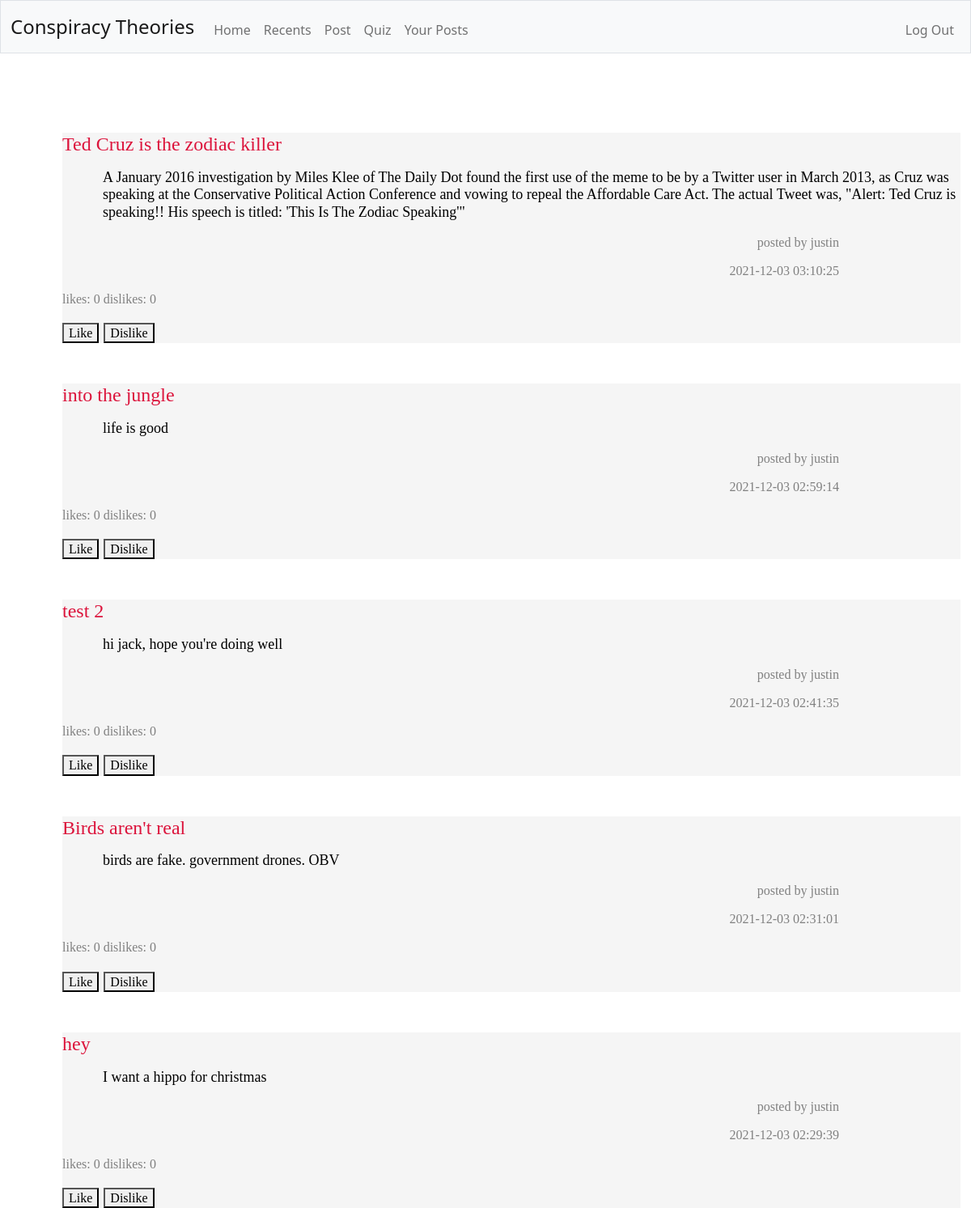
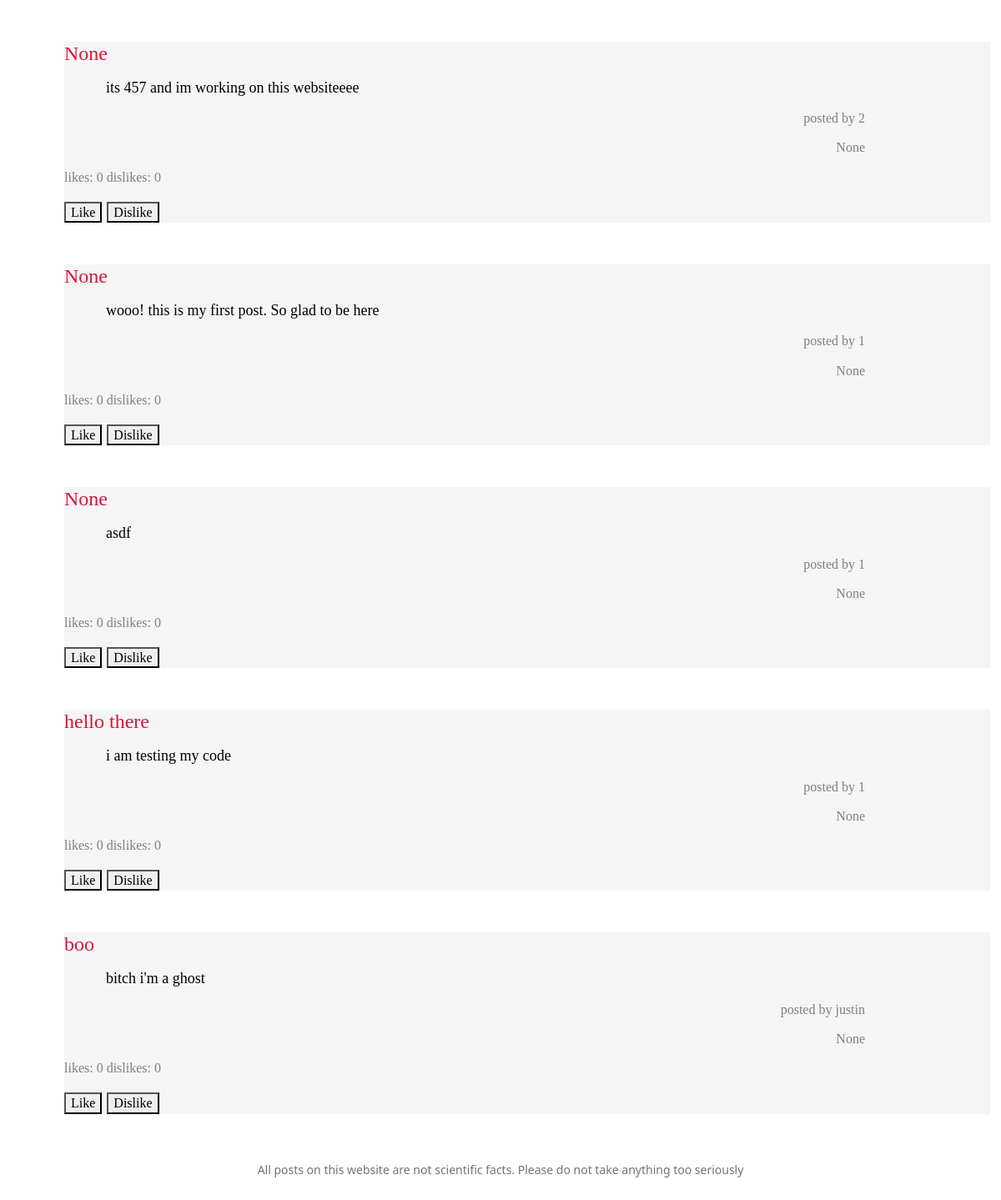
The app's page /recents (signed in), older data (2 pictures, top to bottom).
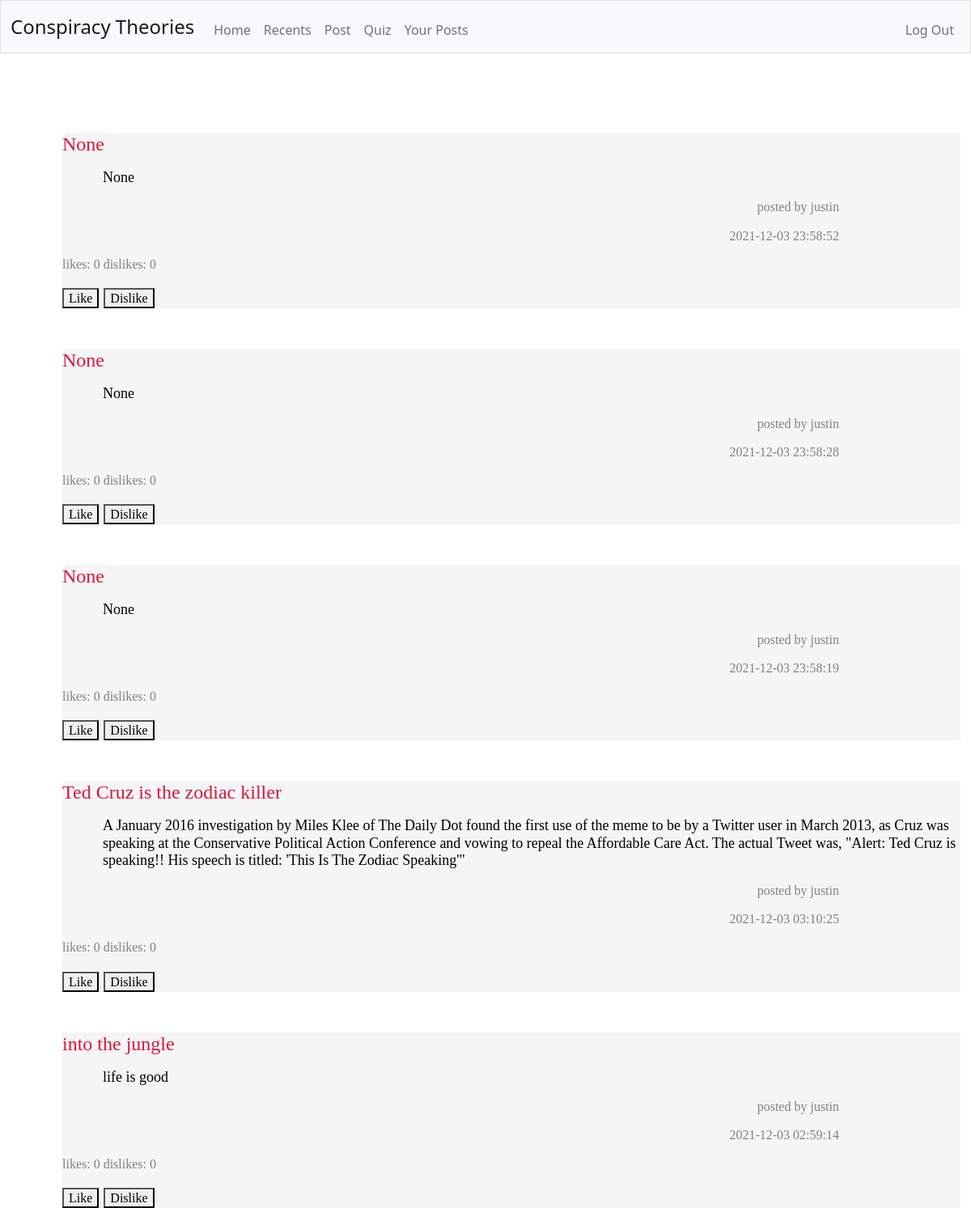
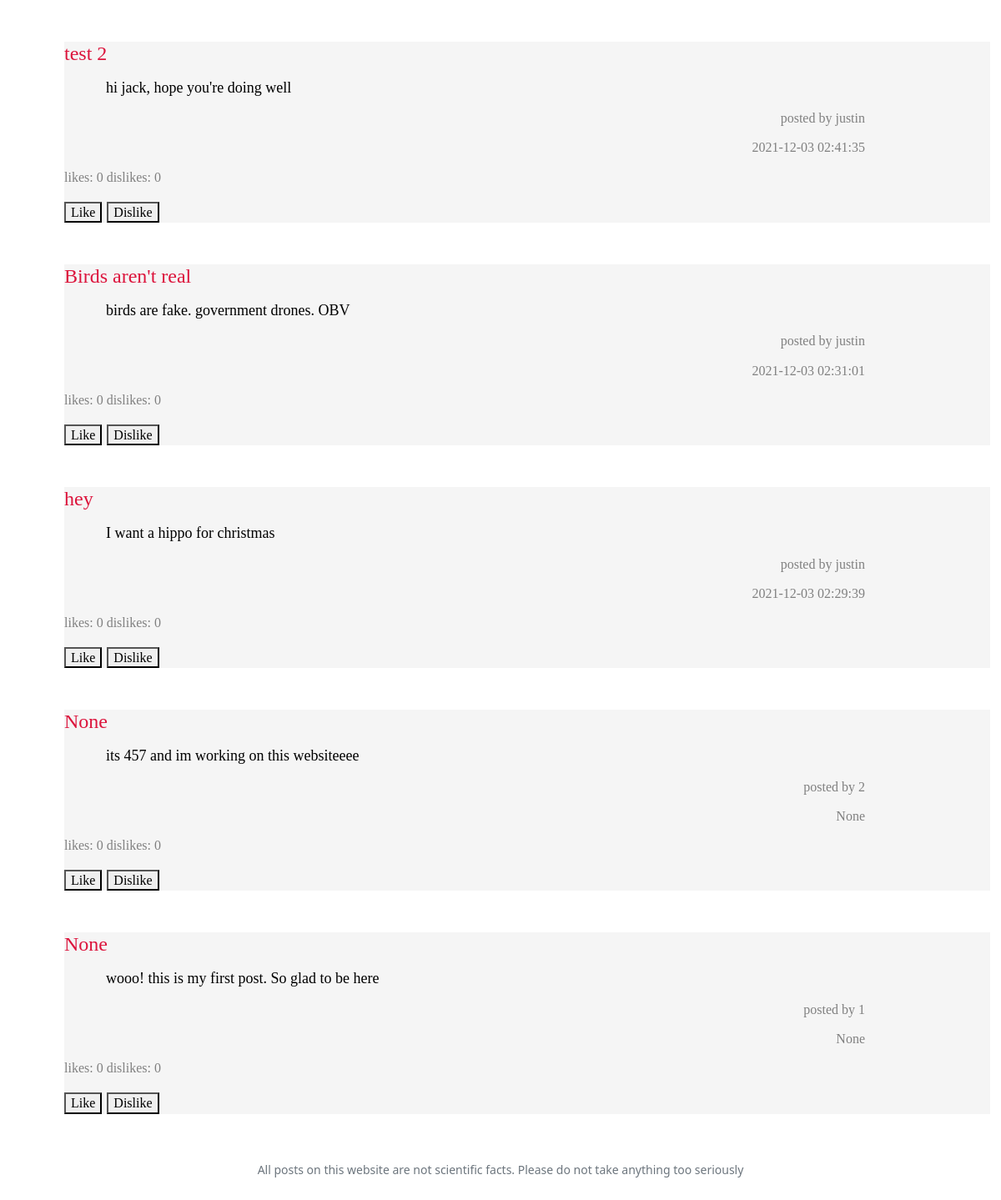
The same page, newer data (2 pictures, top to bottom).
### tables this page shows
CREATE TABLE 'theories' ('name' TEXT, 'user' TEXT, 'content' TEXT, 'upvotes' INTEGER DEFAULT 0 , 'downvotes' INTEGER DEFAULT 0 , date TEXT, id INTEGER);

### app.py (the view, shortened to what this page needs)
@app.route("/recents", methods=["GET", "POST"])
@login_required
def recents ():
    if request.method == "GET":
        data = db.execute("SELECT * FROM theories ORDER BY date DESC LIMIT 10")
        return render_template("recents.html", data=data)

### app.py (called while the page is built)
@app.after_request
def after_request(response):
    response.headers["Cache-Control"] = "no-cache, no-store, must-revalidate"
    response.headers["Expires"] = 0
    response.headers["Pragma"] = "no-cache"
    return response

### helpers.py (called while the page is built)
def login_required(f):
    @wraps(f)
    def decorated_function(*args, **kwargs):
        if session.get("user_id") is None:
            return redirect("/login")
        return f(*args, **kwargs)
    return decorated_function

### templates/recents.html (shortened to what this page needs)
<!DOCTYPE html>
<html lang="en">
    <head>
        <link href="https://cdn.jsdelivr.net/npm/bootstrap@5.1.3/dist/css/bootstrap.min.css" rel="stylesheet">
        <link href="/static/styles.css" rel="stylesheet">
    </head>
    <body>
        <nav class="bg-light border navbar navbar-expand-md navbar-light">
            <div class="container-fluid">
                <a class="navbar-brand" href="/">Conspiracy Theories</a>
                <div class="collapse navbar-collapse" id="navbar">
                    {% if session["user_id"] %}
                        <ul class="navbar-nav me-auto mt-2">
                            <li class="nav-item"><a class="nav-link" href="/">Home</a></li>
                            <li class="nav-item"><a class="nav-link" href="/recents">Recents</a></li>
                            <li class="nav-item"><a class="nav-link" href="/post">Post</a></li>
                            <li class="nav-item"><a class="nav-link" href="/quiz">Quiz</a></li>
                            <li class="nav-item"><a class="nav-link" href="/your-posts">Your Posts</a></li>
                        </ul>
                        <ul class="navbar-nav ms-auto mt-2">
                            <li class="nav-item"><a class="nav-link" href="/logout">Log Out</a></li>
                        </ul>
                    {% else %}
                        <ul class="navbar-nav ms-auto mt-2">
                            <li class="nav-item"><a class="nav-link" href="/register">Register</a></li>
                            <li class="nav-item"><a class="nav-link" href="/login">Log In</a></li>
                        </ul>
                    {% endif %}
                </div>
            </div>
        </nav>
        <main class="container-fluid py-5 text-center">
            {% block main %}
                {% for post in data %}
                <div class="container">
                    <form class="grey" action="/recents" id="like" method="post">
                        <h1 name="title" id="title" class="leftAlign crimson">{{ post.name }}</p>
                        <p class="paragraph black">{{ post.content }}</p>
                        <p class="author darkgrey">posted by {{ post.user }}</p>
                        <p class="author darkgrey">{{ post.date }}</p>
                        <p class="votes darkgrey">likes: {{ post.upvotes }} dislikes: {{ post.downvotes }}</p>
                        <button class="votes" name="like" value="like" type="submit" >Like</button>
                        <button class="votes" name="like" value="dislike" type="submit">Dislike</button>
                    </form>
                </div>
                {% endfor %}
            {% endblock %}
        </main>
        <footer class="mb-5 small text-center text-muted">
            All posts on this website are not scientific facts. Please do not take anything too seriously
        </footer>
    </body>
</html>

Row changes from the older to the newer data that the page shows:
no longer on this page (row unchanged): theories: name "None", content "asdf", user "1", date "None", upvotes "0", downvotes "0"
no longer on this page (row unchanged): theories: name "hello there", content "i am testing my code", user "1", date "None", upvotes "0", downvotes "0"
no longer on this page (row unchanged): theories: name "boo", content "bitch i'm a ghost", user "justin", date "None", upvotes "0", downvotes "0"
added theories: name "None", content "None", user "justin", date "2021-12-03 23:58:52", upvotes "0", downvotes "0"
added theories: name "None", content "None", user "justin", date "2021-12-03 23:58:28", upvotes "0", downvotes "0"
added theories: name "None", content "None", user "justin", date "2021-12-03 23:58:19", upvotes "0", downvotes "0"
